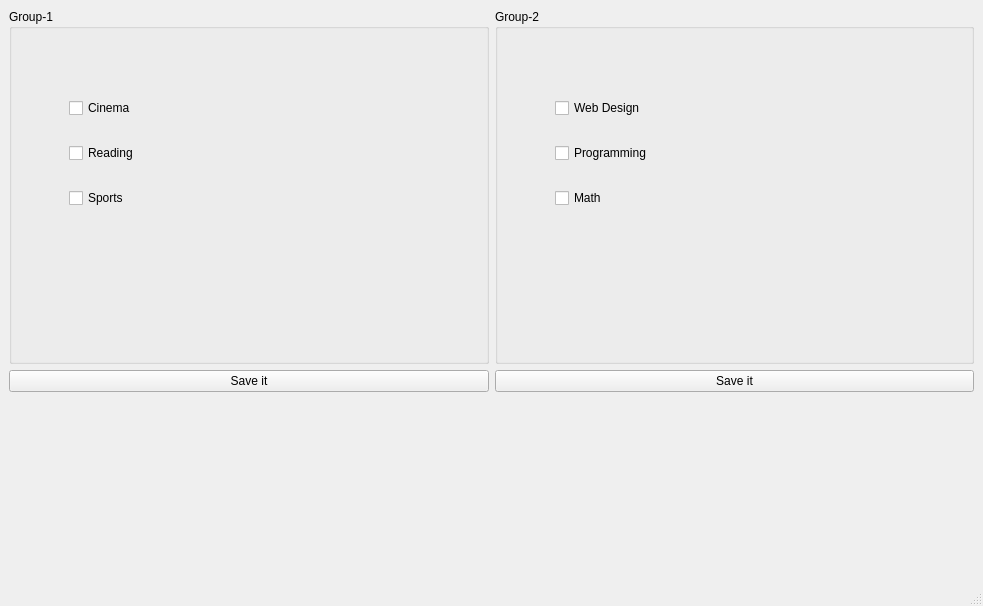
<?xml version="1.0" encoding="UTF-8"?>
<ui version="4.0">
 <class>MainWindow</class>
 <widget class="QMainWindow" name="MainWindow">
  <property name="geometry">
   <rect>
    <x>0</x>
    <y>0</y>
    <width>983</width>
    <height>606</height>
   </rect>
  </property>
  <property name="windowTitle">
   <string>MainWindow</string>
  </property>
  <widget class="QWidget" name="centralwidget">
   <layout class="QGridLayout" name="gridLayout">
    <item row="1" column="1" rowspan="2">
     <widget class="QGroupBox" name="groupLectures">
      <property name="title">
       <string>Group-2</string>
      </property>
      <widget class="QWidget" name="layoutWidget_2">
       <property name="geometry">
        <rect>
         <x>60</x>
         <y>70</y>
         <width>151</width>
         <height>151</height>
        </rect>
       </property>
       <layout class="QVBoxLayout" name="verticalLayout_2">
        <item>
         <widget class="QCheckBox" name="cb_webDesign">
          <property name="text">
           <string>Web Design</string>
          </property>
         </widget>
        </item>
        <item>
         <widget class="QCheckBox" name="cb_programming">
          <property name="text">
           <string>Programming</string>
          </property>
         </widget>
        </item>
        <item>
         <widget class="QCheckBox" name="cb_math">
          <property name="text">
           <string>Math</string>
          </property>
         </widget>
        </item>
       </layout>
      </widget>
     </widget>
    </item>
    <item row="1" column="0" rowspan="2">
     <widget class="QGroupBox" name="groupHobbies">
      <property name="title">
       <string>Group-1</string>
      </property>
      <widget class="QWidget" name="layoutWidget">
       <property name="geometry">
        <rect>
         <x>60</x>
         <y>70</y>
         <width>151</width>
         <height>151</height>
        </rect>
       </property>
       <layout class="QVBoxLayout" name="verticalLayout">
        <item>
         <widget class="QCheckBox" name="cb_cinema">
          <property name="text">
           <string>Cinema</string>
          </property>
         </widget>
        </item>
        <item>
         <widget class="QCheckBox" name="cb_reading">
          <property name="text">
           <string>Reading</string>
          </property>
         </widget>
        </item>
        <item>
         <widget class="QCheckBox" name="cb_sports">
          <property name="text">
           <string>Sports</string>
          </property>
         </widget>
        </item>
       </layout>
      </widget>
     </widget>
    </item>
    <item row="3" column="1">
     <widget class="QPushButton" name="btn_save_lectures">
      <property name="text">
       <string>Save it</string>
      </property>
     </widget>
    </item>
    <item row="3" column="0">
     <widget class="QPushButton" name="btn_save_hobbies">
      <property name="text">
       <string>Save it</string>
      </property>
     </widget>
    </item>
    <item row="4" column="0">
     <widget class="QLabel" name="lbl_result_hobbies">
      <property name="font">
       <font>
        <pointsize>20</pointsize>
       </font>
      </property>
      <property name="text">
       <string/>
      </property>
     </widget>
    </item>
    <item row="4" column="1">
     <widget class="QLabel" name="lbl_result_lectures">
      <property name="font">
       <font>
        <pointsize>20</pointsize>
       </font>
      </property>
      <property name="text">
       <string/>
      </property>
     </widget>
    </item>
   </layout>
  </widget>
  <widget class="QMenuBar" name="menubar">
   <property name="geometry">
    <rect>
     <x>0</x>
     <y>0</y>
     <width>983</width>
     <height>21</height>
    </rect>
   </property>
  </widget>
  <widget class="QStatusBar" name="statusbar"/>
 </widget>
 <resources/>
 <connections/>
</ui>
